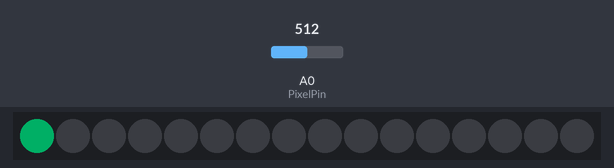
The sketch below on a simulated Arduino Uno, built with avr-gcc and run on an emulated ATmega328P. Shown: 16 RGB LEDs in strip order, left to right. The inputs (shaded band) are chosen by the test bench; at power-on: A0 (PixelPin) = 512. Dim RGB values are drawn brighter than linear; random numbers use the default seed unless the sketch sets one.

Above: at 1.18 s.
At 5.72 s:
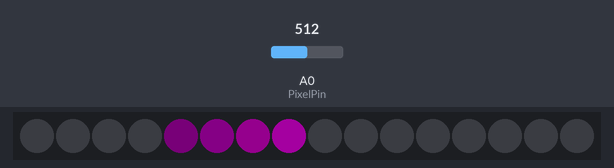
At 10.26 s:
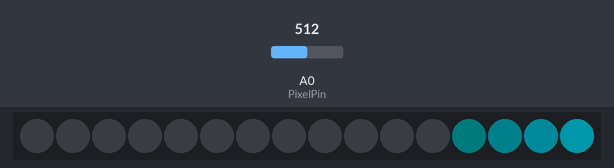
At 20.55 s:
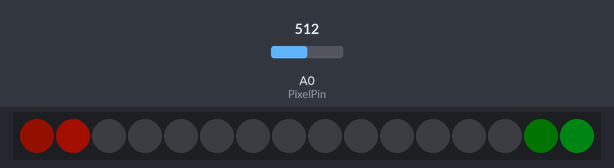
At 29.94 s:
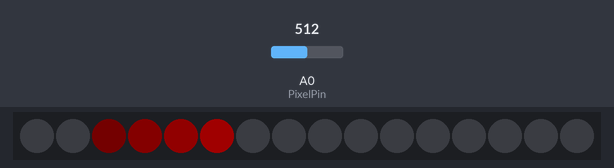
At 39.63 s:
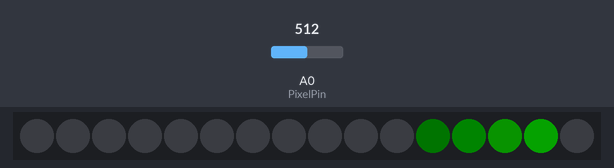

The sketch:

NeoPixelFunLoop.ino
```cpp
// NeoPixelFunLoop
// This example will move a trail of light around a series of pixels.
// A ring formation of pixels looks best.
// The trail will have a slowly fading tail.
//
// This will demonstrate the use of the NeoPixelAnimator.
// It shows the advanced use an animation to control the modification and
// starting of other animations.
// It also shows the normal use of animating colors.
// It also demonstrates the ability to share an animation channel rather than
// hard code them to pixels.
//

#include <NeoPixelBus.h>
#include <NeoPixelAnimator.h>


const uint16_t PixelCount = 16; // make sure to set this to the number of pixels in your strip
const uint16_t PixelPin = 14;  // make sure to set this to the correct pin, ignored for Esp8266
const uint16_t AnimCount = PixelCount / 5 * 2 + 1; // we only need enough animations for the tail and one extra

const uint16_t PixelFadeDuration = 300; // third of a second
// one second divide by the number of pixels = loop once a second
const uint16_t NextPixelMoveDuration = 1000 / PixelCount; // how fast we move through the pixels

NeoGamma<NeoGammaTableMethod> colorGamma; // for any fade animations, best to correct gamma

NeoPixelBus<NeoGrbFeature, Neo800KbpsMethod> strip(PixelCount, PixelPin);
// For Esp8266, the Pin is omitted and it uses GPIO3 due to DMA hardware use.
// There are other Esp8266 alternative methods that provide more pin options, but also have
// other side effects.
// for details see wiki linked here https://github.com/Makuna/NeoPixelBus/wiki/ESP8266-NeoMethods

// what is stored for state is specific to the need, in this case, the colors and
// the pixel to animate;
// basically what ever you need inside the animation update function
struct MyAnimationState
{
    RgbColor StartingColor;
    RgbColor EndingColor;
    uint16_t IndexPixel; // which pixel this animation is effecting
};

NeoPixelAnimator animations(AnimCount); // NeoPixel animation management object
MyAnimationState animationState[AnimCount];
uint16_t frontPixel = 0;  // the front of the loop
RgbColor frontColor;  // the color at the front of the loop

void SetRandomSeed()
{
    uint32_t seed;

    // random works best with a seed that can use 31 bits
    // analogRead on a unconnected pin tends toward less than four bits
    seed = analogRead(0);
    delay(1);

    for (int shifts = 3; shifts < 31; shifts += 3)
    {
        seed ^= analogRead(0) << shifts;
        delay(1);
    }

    // Serial.println(seed);
    randomSeed(seed);
}

void FadeOutAnimUpdate(const AnimationParam& param)
{
    // this gets called for each animation on every time step
    // progress will start at 0.0 and end at 1.0
    // we use the blend function on the RgbColor to mix
    // color based on the progress given to us in the animation
    RgbColor updatedColor = RgbColor::LinearBlend(
        animationState[param.index].StartingColor,
        animationState[param.index].EndingColor,
        param.progress);
    // apply the color to the strip
    strip.SetPixelColor(animationState[param.index].IndexPixel,
        colorGamma.Correct(updatedColor));
}

void LoopAnimUpdate(const AnimationParam& param)
{
    // wait for this animation to complete,
    // we are using it as a timer of sorts
    if (param.state == AnimationState_Completed)
    {
        // done, time to restart this position tracking animation/timer
        animations.RestartAnimation(param.index);

        // pick the next pixel inline to start animating
        //
        frontPixel = (frontPixel + 1) % PixelCount; // increment and wrap
        if (frontPixel == 0)
        {
            // we looped, lets pick a new front color
            frontColor = HslColor(random(360) / 360.0f, 1.0f, 0.25f);
        }

        uint16_t indexAnim;
        // do we have an animation available to use to animate the next front pixel?
        // if you see skipping, then either you are going to fast or need to increase
        // the number of animation channels
        if (animations.NextAvailableAnimation(&indexAnim, 1))
        {
            animationState[indexAnim].StartingColor = frontColor;
            animationState[indexAnim].EndingColor = RgbColor(0, 0, 0);
            animationState[indexAnim].IndexPixel = frontPixel;

            animations.StartAnimation(indexAnim, PixelFadeDuration, FadeOutAnimUpdate);
        }
    }
}

void setup()
{
    strip.Begin();
    strip.Show();

    SetRandomSeed();

    // we use the index 0 animation to time how often we move to the next
    // pixel in the strip
    animations.StartAnimation(0, NextPixelMoveDuration, LoopAnimUpdate);
}


void loop()
{
    // this is all that is needed to keep it running
    // and avoiding using delay() is always a good thing for
    // any timing related routines
    animations.UpdateAnimations();
    strip.Show();
}
```
